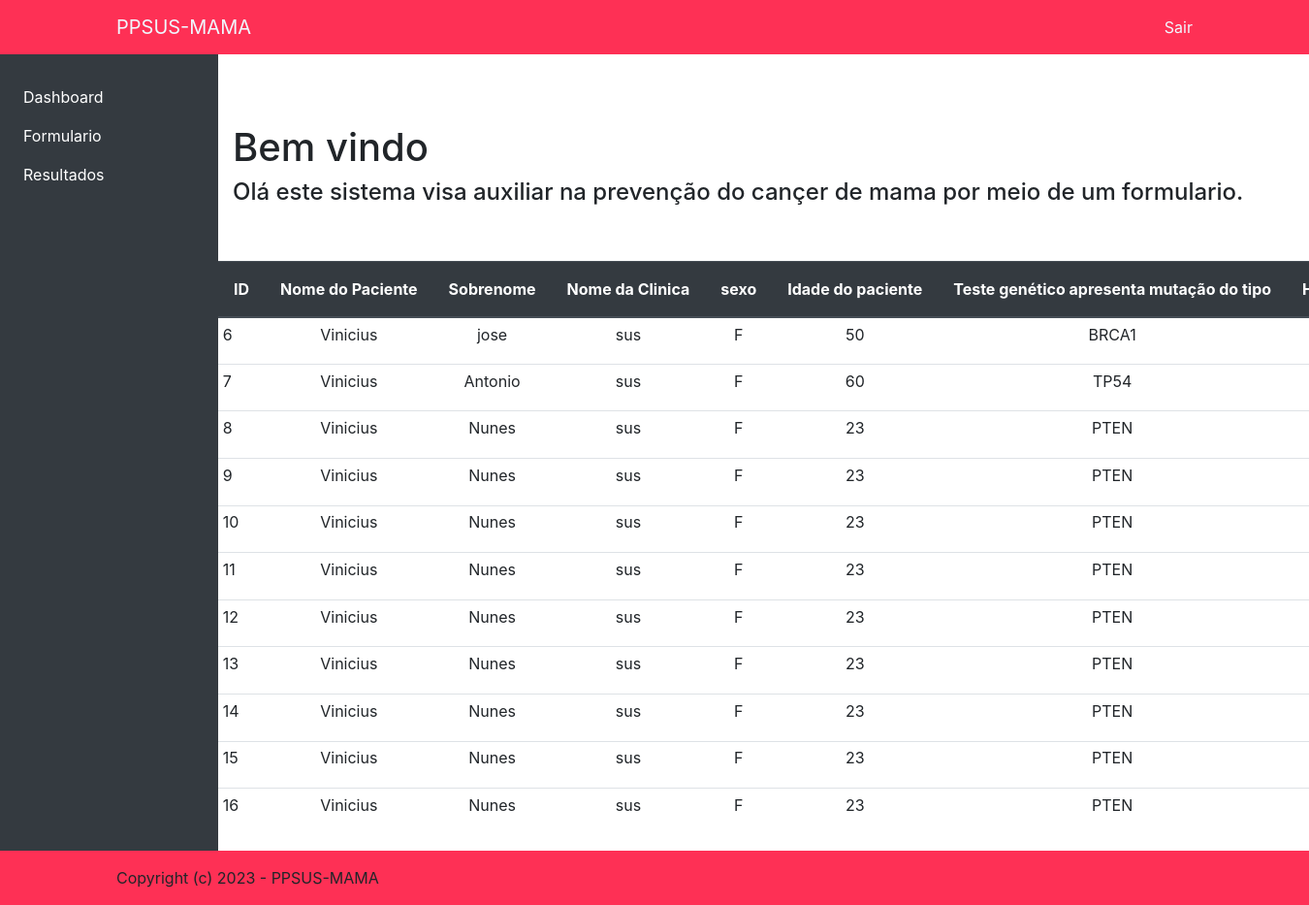
Page /account/dashboard/ (signed in) on the earlier database version.
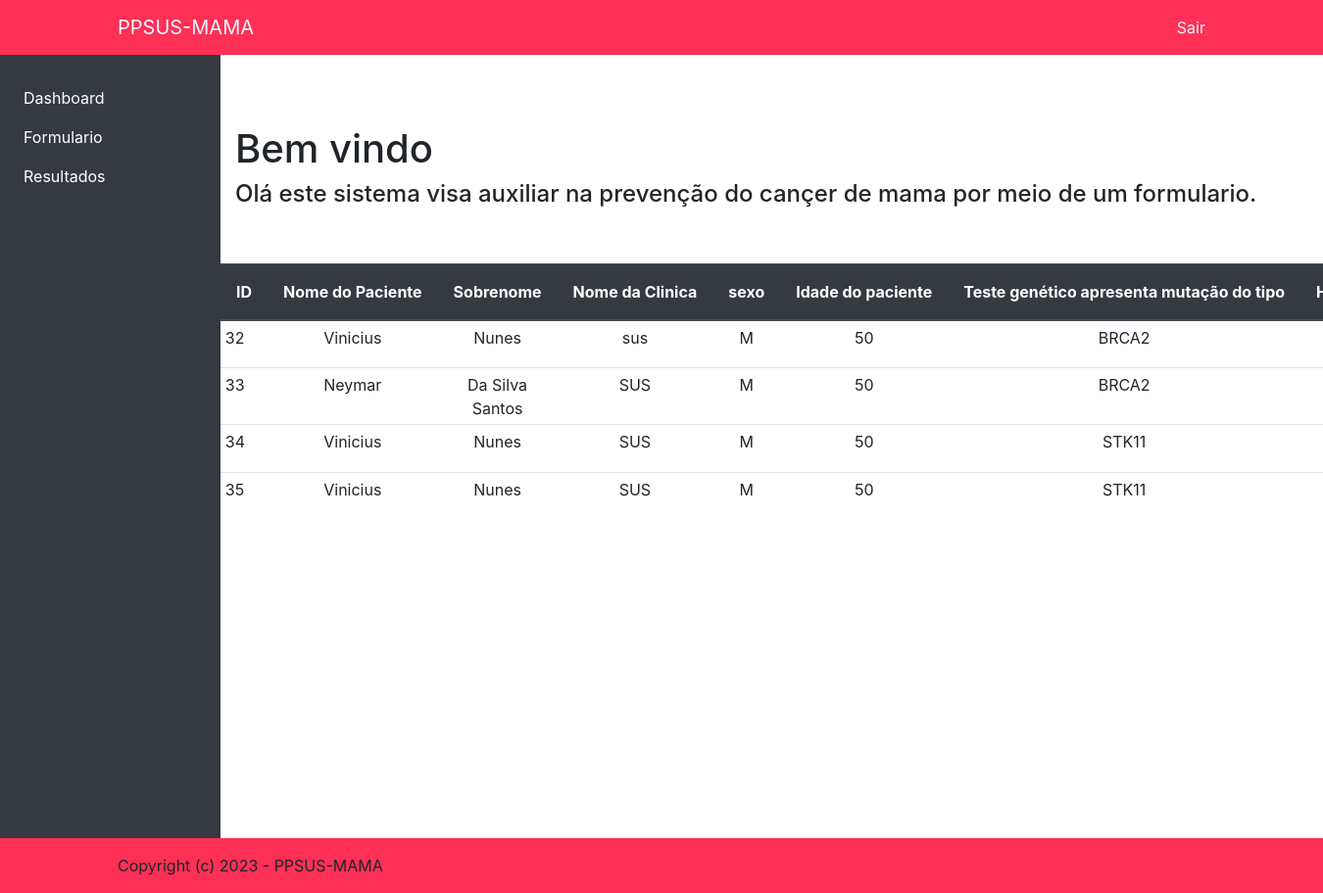
Same page on the later database version.
### forms/models.py (models this page shows, shortened)
class Form(models.Model):
    nomePaciente = models.CharField("Nome do paciente:",max_length=255, blank=True)
    sobrenome = models.CharField("Sobrenome:",max_length=255, blank=True)
    nomeclinica =  models.CharField("Nome da clinica:",max_length=255, blank=True)
    tuplesexo = (
        ("F", "Feminino"),
        ("M", "Masculino"),
    )
    sexo = models.CharField("Sexo",  max_length=2,choices=tuplesexo , blank=False)
    idadepaciente =  models.CharField("Idade do paciente:",max_length=3, blank=False)
    tupleMutacao = (
        ("BRCA1", "BRCA1"),
        ("BRCA2", "BRCA2"),
        ("TP53", "TP53"),
        ("CDH1", "CDH1"),
        ("STK11", "STK11"),
        ("PTEN", "PTEN"),
        ("PALB2","PALB2"),
        ("VUS", "VUS"),
        ("NÃO APRESENTA MUTAÇÃO", "NÃO APRESENTA MUTAÇÃO"),
    )
    mutacaoGenetica =  models.CharField("Teste genético apresenta mutação do tipo:",max_length=22, choices=tupleMutacao)
    tupleOpcao = (
        ("SIM", "SIM"),
        ("NAO", "NAO"),
    )
    opc_bilateral = models.CharField("Historico Pessoal de cancer de mama bilateral:",max_length=3, choices=tupleOpcao)
    opc_ovario = models.CharField("Tem historico Pessoal de cançer de ovario?",max_length=3, choices=tupleOpcao)
    temcancer = models.CharField("Tem câncer de mama?",max_length=3, choices=tupleOpcao)
    tupleCancer = (
        ("Carcinoma ductal insitu", "Carcinoma ductal insitu"),
        ("Carcinoma não epecial", "Carcinoma não epecial"),
        ("Lobural", "Lobural"),
        ("Medular", "Medular"),
        ("Metaplatico", "Metaplatico"),
        ("Mucinoso", "Mucinoso"),
        ("Não tem cancer de mama", "Não tem cancer de mama"),
    )
    cancer_mama = models.CharField("Se tem câncer de mama, qual tipo histologico?",max_length=25, choices=tupleCancer)
    tupleIdadeCancer = (
        ("Maior que 60 anos","Maior que 60 anos"),
        ("Entre 55 e 60 anos", "Entre 55 e 60 anos"),
        ("Entre 45 e 55 anos", "Entre 45 e 55 anos"),
        ("Entre 35 e 45 anos", "Entre 35 e 45 anos"),
        ("Entre 30 e 35 anos", "Entre 30 e 35 anos"),
        ("Menor que 30 anos", "Menor que 30 anos"),
    )
    idade_diagnostico =  models.CharField("Faixa de idade do diagnostico de câncer de mama:",max_length=25, choices=tupleIdadeCancer)
    tupleTipoMolecular = (
        ("Luminal", "Luminal"),
        ("Luminal HEr2", "Luminal HEr2"),
        ("HEr2", "HEr2"),
        ("Triplo Negativo", "Triplo Negativo"),
        ("Não tem cancer de mama", "Não tem cancer de mama"),
    )
    tipo_molecular = models.CharField("Tipo molecular de câncer de mama:",max_length=23, choices=tupleTipoMolecular)
    tupleTamanhoDoCancer = (
        ("Insitu", "Insitu"),
        ("T1", "T1"),
        ("T2", "T2"),
        ("T3", "T3"),
        ("T4", "T4"),
        ("Não tem cancer de mama", "Não tem cancer de mama"),
    )
    tam_cancer = models.CharField("Se tem câncer, qual o tamanho do tumor:",max_length=23,choices=tupleTamanhoDoCancer)
    tupleQtdParente = (
        ("Um", "Um"),
        ("Dois", "Dois"),
        ("Três ou Mais", "Três ou Mais"),
        ("Desconhece", "Desconhece"),
    )
    qtd_parent_1 = models.CharField("Quantidade parentes de primeiro grau com câncer de mama:",max_length=12, choices=tupleQtdParente)
    qtd_parent_2 = models.CharField("Quantidade de parentes de segundo grau ou mais distante com câncer de mama ou ovario < 50 anos:",max_length=12, choices=tupleQtdParente)
    parent_seg_grau =  models.CharField(" Parentes de segundo grau ou mais distante com câncer de mama ou ovario < 50 anos:",max_length=12, choices=tupleQtdParente)
    tupleParentePrimeiroGrau= (
        ("Cancer de ovario", "Cancer de ovario"),
        ("Cancer de mama masculino", "Cancer de mama masculino"),
        ("Cancer de prostata", "Cancer de prostata"),
        ("Cancer bilateral de mama", "Cancer bilateral de mama"),
        ("Cancer de pancreas", "Cancer de pancreas"),
        ("Dois ou mais itens", "Dois ou mais itens"),
        ("Nenhum", "Nenhum"),
        ("Desconhce","Desconhece")
    )
    parent_pri_grau =  models.CharField("Parentes de primeiro grau com :",max_length=25,choices=tupleParentePrimeiroGrau)
    asc_judia =  models.CharField("Ascendencia Judia Ashkenazi:",max_length=12, choices=tupleOpcao)

### account/views.py (the view)
# urls.py: path('dashboard/', views.dashboard, name='dashboard'),
@login_required(redirect_field_name='login')
def dashboard(request):
    forms = Form.objects.order_by('id')
    return render(request, 'account/dashboard.html', {
        'form': forms
    })

### account/templates/account/dashboard.html (shortened to what this page needs)
{% extends 'base.html'%}
{%block conteudo%}
    <h1>Bem vindo {{user.first_name}} {{user.last_name}}</h1>
    <section>
        <h4>
            Olá este sistema visa auxiliar na prevenção do cançer de mama por meio de um formulario.
        </h4>
    </section>
    </div>
        <div class="table-responsive mt-5">
            <table class="table table-sm">
                    <thead class="thead-dark w-100">
                        <tr>
                            <th class="text-nowrap w-100 p-3 " >ID</th>
                            <th class="text-nowrap w-100 p-3 " >Nome do Paciente</th>
                            <th class="text-nowrap w-100 p-3">Sobrenome</th>
                            <th class="text-nowrap w-100 p-3 ">Nome da Clinica</th>
                            <th class="text-nowrap w-100 p-3 ">sexo</th>
                            <th class="text-nowrap w-100 p-3 ">Idade do paciente</th>
                            <th class="text-nowrap w-100 p-3 ">Teste genético apresenta mutação do tipo</th>
                            <th class="text-nowrap w-100 p-3 ">Historico pessoal de cancer de mama bilateral</th>
                        </tr>
                    </thead>
                <tbody>
                    {%for question in form %}
                        <tr>
                            <td>{{question.id}}</td>
                            <td class="text-center">{{question.nomePaciente}}</td>
                            <td class="text-center" >{{question.sobrenome}}</td>
                            <td class="text-center">{{question.nomeclinica}}</td>
                            <td class="text-center">{{question.sexo}}</td>
                            <td class="text-center">{{question.idadepaciente}}</td>
                            <td class="text-center">{{question.mutacaoGenetica}}</td>
                            <td class="text-center">{{question.opc_bilateral}}</td>
                        </tr>
                    {% endfor %}
                </tbody>
            </table>
        </div>
{%endblock%}

Differences in the rows shown:
removed Form: id "6", nomePaciente "Vinicius", sobrenome "jose", nomeclinica "sus", sexo "F", idadepaciente "50", mutacaoGenetica "BRCA1"
removed Form: id "7", nomePaciente "Vinicius", sobrenome "Antonio", nomeclinica "sus", sexo "F", idadepaciente "60", mutacaoGenetica "TP54"
removed Form: id "8", nomePaciente "Vinicius", sobrenome "Nunes", nomeclinica "sus", sexo "F", idadepaciente "23", mutacaoGenetica "PTEN"
removed Form: id "9", nomePaciente "Vinicius", sobrenome "Nunes", nomeclinica "sus", sexo "F", idadepaciente "23", mutacaoGenetica "PTEN"
removed Form: id "10", nomePaciente "Vinicius", sobrenome "Nunes", nomeclinica "sus", sexo "F", idadepaciente "23", mutacaoGenetica "PTEN"
removed Form: id "11", nomePaciente "Vinicius", sobrenome "Nunes", nomeclinica "sus", sexo "F", idadepaciente "23", mutacaoGenetica "PTEN"
removed Form: id "12", nomePaciente "Vinicius", sobrenome "Nunes", nomeclinica "sus", sexo "F", idadepaciente "23", mutacaoGenetica "PTEN"
removed Form: id "13", nomePaciente "Vinicius", sobrenome "Nunes", nomeclinica "sus", sexo "F", idadepaciente "23", mutacaoGenetica "PTEN"
removed Form: id "14", nomePaciente "Vinicius", sobrenome "Nunes", nomeclinica "sus", sexo "F", idadepaciente "23", mutacaoGenetica "PTEN"
removed Form: id "15", nomePaciente "Vinicius", sobrenome "Nunes", nomeclinica "sus", sexo "F", idadepaciente "23", mutacaoGenetica "PTEN"
removed Form: id "16", nomePaciente "Vinicius", sobrenome "Nunes", nomeclinica "sus", sexo "F", idadepaciente "23", mutacaoGenetica "PTEN"
added Form: id "32", nomePaciente "Vinicius", sobrenome "Nunes", nomeclinica "sus", sexo "M", idadepaciente "50", mutacaoGenetica "BRCA2"
added Form: id "33", nomePaciente "Neymar", sobrenome "Da Silva Santos", nomeclinica "SUS", sexo "M", idadepaciente "50", mutacaoGenetica "BRCA2"
added Form: id "34", nomePaciente "Vinicius", sobrenome "Nunes", nomeclinica "SUS", sexo "M", idadepaciente "50", mutacaoGenetica "STK11"
added Form: id "35", nomePaciente "Vinicius", sobrenome "Nunes", nomeclinica "SUS", sexo "M", idadepaciente "50", mutacaoGenetica "STK11"
